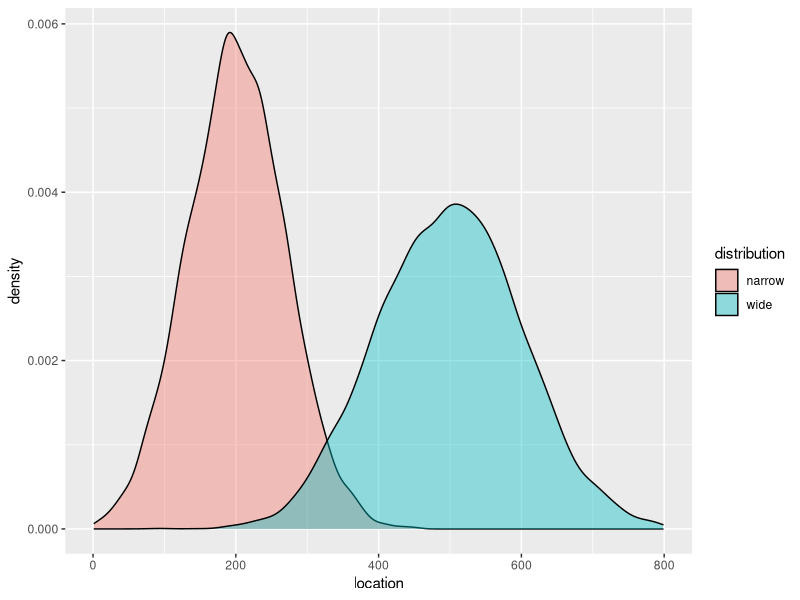
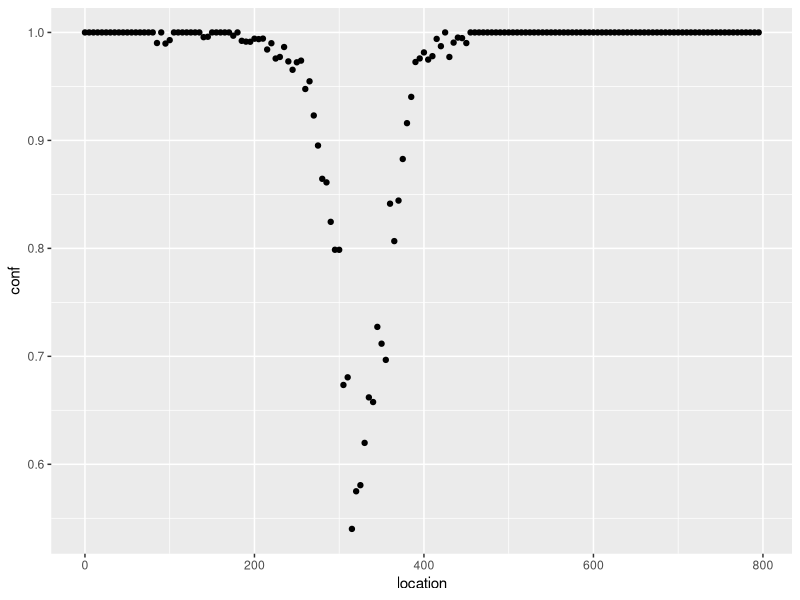
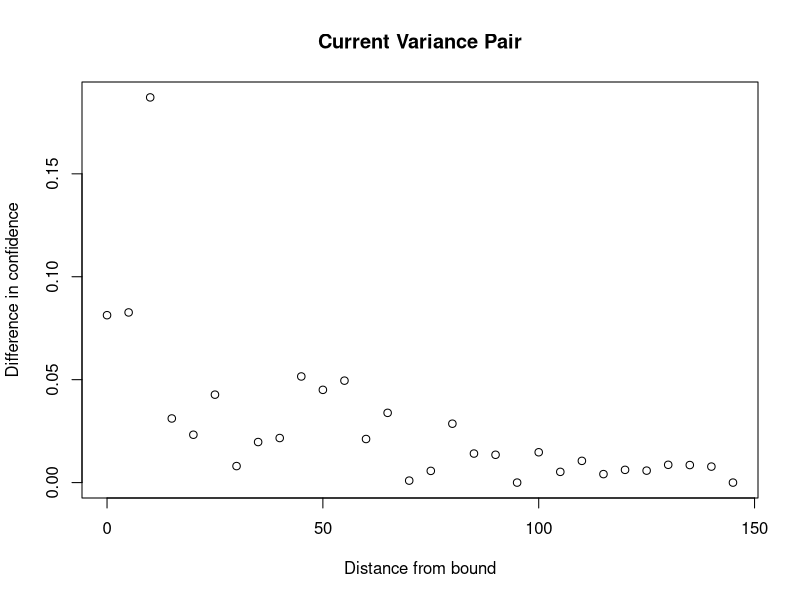
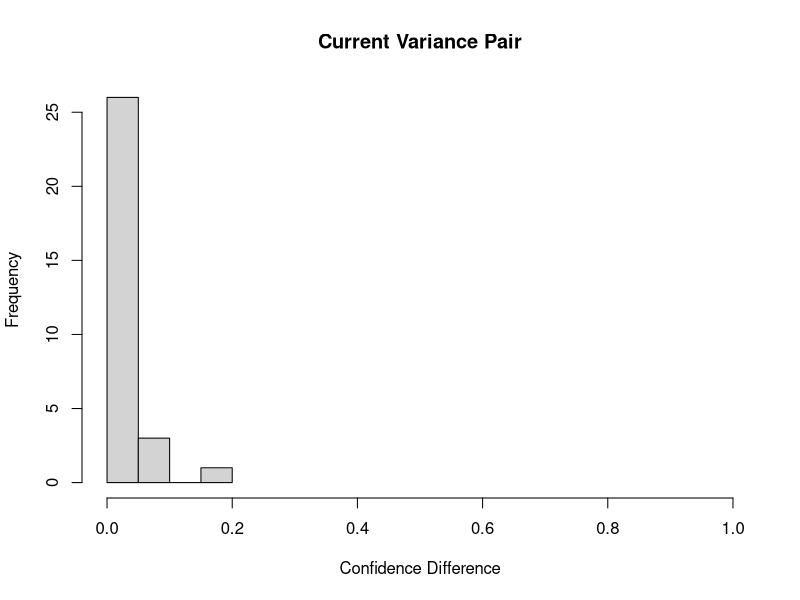

Write R code to recreate these figures, in order. (Note: this script raises an error after producing the figures.)
#Category Confidence - simulations
#looking to find values of variance that maximise differences in confidence
#area of interest - between the means [200-500]

#load in packages
library(RColorBrewer)
library(ggplot2)
library(dplyr)
library(stringr)

####################################################
#start with just 1 estimated simulation
#use the values that were run in the experiment itself 70 and 100 sd
set.seed(1234)

#simulate distribution 1
narrow_mean <- 200
narrow_sd <- 70 
#simulate distribution 2
wide_mean <- 500
wide_sd <- 100 

#for n trials
n_trials <- 10000

#pick a distribution randomly
df <- data.frame(
  distribution=factor(rep(c("narrow", "wide"), each=n_trials)),
  location=round(c(rnorm(n_trials, mean=narrow_mean, sd=narrow_sd),
                   rnorm(n_trials, mean=wide_mean, sd=wide_sd)))
)

#resample out of range values ~~~~~~~~ DO THIS 
df <- subset(df, location<801 & location>0) #this just splices the distributions

#plot the distributions
a <- ggplot(data=df, aes(location)) +
  geom_density(aes(fill = distribution), alpha = 0.4)
a

#find the likelihood of each distribution at each location (5 pixel blocks of location)
#set these blocks around the midline of these 
f <- function(x) dnorm(x, m=narrow_mean, sd=narrow_sd)  - dnorm(x, m=wide_mean, sd=wide_sd)
midline <- uniroot(f, interval=c(narrow_mean, wide_mean))
midline <- round(midline$root)

locations <- seq.int(0, 795, 5)
likelihood <- matrix(data = 0, nrow = (length(locations)), ncol = 5) 
for (val in locations){
  val5 <- val +5
  ofInterest <- subset(df, location>val-1 & location<val5+1)
  ofInterestNarrow <- subset(df, location>val-1 & location<val5+1 & distribution == "narrow")
  totalLength <- length(ofInterest$location)
  lengthNarrow <- length(ofInterestNarrow$location)
  likelihood[((val+5)/5),1] <- signif(lengthNarrow/totalLength, digits = 5) #narrow
  likelihood[((val+5)/5),2] <- signif(1 - lengthNarrow/totalLength, digits = 5) #wide
}
likelihood[is.nan(likelihood)] <- 0 #replace any NaN value with 0 for computation

#make choice based on likelihood at that point 
locationBin <- c(1:160)

for (i in locationBin){
  if(likelihood[i,1]>likelihood[i,2]){
    likelihood[i,3] <- "narrow"
  }else if (likelihood[i,1]==likelihood[i,2]){
    if (i < 80){
      likelihood[i,3] <- "narrow"
    } else{
      likelihood[i,3] <- "wide"
    }
  }else{
    likelihood[i,3] <- "wide"
  }
  #make confidence report equal to the choice likelihood at that location
  if (likelihood[i,3] == "narrow"){
    likelihood[i,4] <- likelihood[i,1]#set confidence
  }else{
    likelihood[i,4] <- likelihood[i,2]#set confidence
  }
}

#look at difference in confidence between means of each distribution
likelihood[,5] <-seq.int(0, 795, 5) #set location bin value

dataframe <- as.data.frame(likelihood)
dataframe <- dataframe %>% 
  rename(
    narrowLikeli = V1,
    wideLikeli = V2,
    choice = V3,
    confidence = V4,
    location = V5
  )
dataframe$confidence <- signif(as.numeric(dataframe$confidence), digits = 6)
dataframe$location <- as.numeric(dataframe$location)
dataframe$conf <- dataframe$confidence / (as.numeric(dataframe$narrowLikeli) + as.numeric(dataframe$wideLikeli))
ggplot(data = dataframe, mapping = aes(location, conf))+ geom_point()

#find the difference in confidence reports between distributions at each step from the decision bound
midData <- subset(dataframe, location < 600 & location > 100) #pull out central values of interest
midBin <- which.min(abs(midData$location-midline)) #find the clostest 5pix bin to the midline
distance <- c(1:30)
confDiffsCurrent <- matrix(data = NA, nrow = length(distance), ncol = 1)
for(val in distance){
  narrowSide <-  subset(dataframe, location == (midData$location[midBin] - (val*5)))
  narrowConf <- narrowSide$confidence /(as.numeric(narrowSide$narrowLikeli) + as.numeric(narrowSide$wideLikeli))
  
  wideSide <- subset(dataframe, location == (midData$location[midBin] + ((val)*5)))
  wideConf <- wideSide$confidence /(as.numeric(wideSide$narrowLikeli) + as.numeric(wideSide$wideLikeli))
  
  confDiffsCurrent[val,1] <- abs(narrowConf- wideConf)
}

#visualise these differences
x <- confDiffsCurrent[,1]
y <- seq.int(0,145,5)

plot(y,x, xlab = "Distance from bound", ylab = "Difference in confidence", main = "Current Variance Pair") #going from midline to means (the differences drop off heading to the means)

# Plot histogram of x
hist(x,
     main = "Current Variance Pair",
     xlab = "Confidence Difference",
     xlim = c(0, 1))

###################################
#Now loop through many variance options and see which one is most different for the distributions 
#keeping sds within 0-800, so 2sd from the mean should still be inside the margins
narrow_sd <- seq.int(10, 80, 10) #narrow sd from 10-80
wide_sd <- seq.int(80, 150, 10) # wide sd from 50-120
variances <- c(1:64)
locations <- c(1:800)
distance <- c(1:30)
n_trials <- 10000

confidence <- matrix(data = 0, nrow = (length(locations)), ncol = length(narrow_sd)*length(wide_sd)) 
midline <- matrix(data = 0, nrow = 1, ncol = length(narrow_sd)*length(wide_sd))
confDiffs <- matrix(data = 0, nrow = length(distance), ncol = length(variances))

for(k in narrow_sd){
  for(j in wide_sd){
    #pick the distributions randomly
    set.seed(1234)
    df <- data.frame(
      distribution=factor(rep(c("narrow", "wide"), each=n_trials)),
      location=round(c(rnorm(n_trials, mean=narrow_mean, sd=k),
                       rnorm(n_trials, mean=wide_mean, sd=j)))
    )
    df <- subset(df, location<801 & location>0) #this just splices the distributions within screen frame
    
    index1 <- which(narrow_sd == k)
    index2 <- which(wide_sd == j)
    index <- ((8*index1)-8) + index2
    
    #find the midline location point of the distribution
    f <- function(x) dnorm(x, m=narrow_mean, sd=k)  - dnorm(x, m=wide_mean, sd=j)
    mid <- uniroot(f, interval=c(narrow_mean, wide_mean))
    midline[,index] <- round(mid$root)
    
    #find the likelihood of each distribution at each location (try every step)
    likelihood <-matrix(data = 0, nrow = (length(locations)), ncol = 5)
    for (val in locations){
      ofInterest <- subset(df, location>val-1 & location<val+1)
      ofInterestNarrow <- subset(df, location>val-1 & location<val+1 & distribution == "narrow")
      totalLength <- length(ofInterest$location)
      lengthNarrow <- length(ofInterestNarrow$location)
      likelihood[val,1] <- signif(lengthNarrow/totalLength, digits = 5) #narrow
      likelihood[val,2] <- signif(1 - lengthNarrow/totalLength, digits = 5) #wide
    }
    #replace any NaN value with 0 for computation
    likelihood[is.nan(likelihood)] <- 0
    
    #make choice based on likelihood at that point
    for (i in locations){
      if(likelihood[i,1]>likelihood[i,2]){
        likelihood[i,3] <- "narrow"
      }else if (likelihood[i,1]==likelihood[i,2]){
        if (i < 80){
          likelihood[i,3] <- "narrow"
        } else{
          likelihood[i,3] <- "wide"
        }
      }else{
        likelihood[i,3] <- "wide"
      }
      #make confidence report equal to the likelihood at that location
      if (likelihood[i,3] == "narrow"){
        likelihood[i,4] <- likelihood[i,1]#set confidence
      }else{
        likelihood[i,4] <- likelihood[i,2]#set confidence
      }
    }
    
    #look at difference in confidence between means of each distribution
    likelihood[,5] <- locations #set location bin value
    
    dataframe <- as.data.frame(likelihood)
    dataframe <- dataframe %>%
      rename(
        narrowLikeli = V1,
        wideLikeli = V2,
        choice = V3,
        confidence = V4,
        location = V5
      )
    dataframe$confidence <- signif(as.numeric(dataframe$confidence), digits = 6)
    dataframe$location <- as.numeric(dataframe$location)
    confidence[,index] <- dataframe$confidence
    
    #find the difference in confidence reports between distributions at each step from the decision bound
    for(dist in distance){
      narrowSide <-  subset(dataframe, location == (midline[,index] - (dist*5)))
      narrowConf <- narrowSide$confidence /(as.numeric(dataframe$narrowLikeli) + as.numeric(narrowSide$wideLikeli))
      
      wideSide <- subset(dataframe, location == (midline[,index] + ((dist)*5)))
      wideConf <- wideSide$confidence /(as.numeric(wideSide$narrowLikeli) + as.numeric(wideSide$wideLikeli))
      
      confDiffs[dist,index] <- abs(narrowConf- wideConf)
    }
  }
}


#visualise these differences
for (i in variances) {
  x <- confDiffs[,i]
  y <- seq.int(0,145,5)
  plot(y,x, xlab = "Distance from bound", ylab = "Difference in confidence", main = paste("Variance Pair", i), ylim =c(0, .5)) 
  #going from midline to means (the differences drop off heading to the means)
}
#visual inspection shows some pairs of variances values are obviously poor, as extremes 0-1 with no varation 
#(so either the same or completely opposite confidence reports i.e. no overlap of distributions)


#identify the columns with range of 0-1 in confidence differences (extremes with no intermediate variations)
confVals <- matrix(data = NA, nrow = length(distance), ncol = length(variances))
confDiffs[is.na(confDiffs)] <- 0
for (i in variances){
  x <- confDiffs[,i]
  if (sum(range(x)) != 1){
    confVals[,i] <- x
}
}

#remove columns of NA
not_all_na <- function(x) any(!is.na(x))
confVals <- as.data.frame(confVals)
confVals <- confVals %>% select(where(not_all_na))

confVals <- as.matrix(confVals)

#find the column with the highest median diff in conf values (mean gives same answer)
medians <- c(1:(length(confVals[1,])-1))
confMed <- matrix(data = NA, nrow = 1, ncol = length(medians))
for (i in medians) {
  x <- confVals[,i]
  confMed[i] <- median(x)
}
index <- which.max(confMed)#use this index to trace back
colName <-colnames(confVals)[index]
colName <- as.numeric(sub('.', '', colName)) #this is the numeric index for the variance pair we need to recreate

narrowIndex <- round(colName/length(narrow_sd))
narrowVariance <- narrow_sd[narrowIndex]
wideIndex <- length(wide_sd)*(((colName/length(narrow_sd)) -(narrowIndex)+1))
wideVariance <- wide_sd[wideIndex]

optimalVariance <- c(narrowVariance, wideVariance)
print(optimalVariance)
#if take median optimals are at (70,100) - if take median (80,110)
####################################################
#simulate with that set of values - see what the optimal really looks like
#distributions means and spreads must exist between 0-800 units
set.seed(1234)

#simulate distributions
narrow_sd <- optimalVariance[1] 
wide_sd <- optimalVariance[2] 

#pick from distribution randomly
df <- data.frame(
  distribution=factor(rep(c("narrow", "wide"), each=n_trials)),
  location=round(c(rnorm(n_trials, mean=narrow_mean, sd=narrow_sd),
                   rnorm(n_trials, mean=wide_mean, sd=wide_sd)))
)

#resample out of range values ~~~~~~~~ DO THIS 
df <- subset(df, location<801 & location>0) #this just splices the distributions

#plot the distributions
a <- ggplot(data=df, aes(location)) +
  geom_density(aes(fill = distribution), alpha = 0.4)
a

#find the likelihood of each distribution at each location (5 pixel blocks of location)
locations <- seq.int(0, 795, 5)
likelihood <- matrix(data = 0, nrow = (length(locations)), ncol = 5) 
for (val in locations){
  val5 <- val +5
  ofInterest <- subset(df, location>val-1 & location<val5+1)
  ofInterestNarrow <- subset(df, location>val-1 & location<val5+1 & distribution == "narrow")
  totalLength <- length(ofInterest$location)
  lengthNarrow <- length(ofInterestNarrow$location)
  likelihood[((val+5)/5),1] <- signif(lengthNarrow/totalLength, digits = 5) #narrow
  likelihood[((val+5)/5),2] <- signif(1 - lengthNarrow/totalLength, digits = 5) #wide
}

#replace any NaN value with 0 for computation
likelihood[is.nan(likelihood)] <- 0

#make choice based on likelihood at that point 
locationBin <- c(1:160)

for (i in locationBin){
  if(likelihood[i,1]>likelihood[i,2]){
    likelihood[i,3] <- "narrow"
  }else if (likelihood[i,1]==likelihood[i,2]){
    if (i < 80){
      likelihood[i,3] <- "narrow"
    } else{
      likelihood[i,3] <- "wide"
    }
  }else{
    likelihood[i,3] <- "wide"
  }
  #make confidence report equal to the likelihood at that location
  if (likelihood[i,3] == "narrow"){
    likelihood[i,4] <- likelihood[i,1]#set confidence
  }else{
    likelihood[i,4] <- likelihood[i,2]#set confidence
  }
}

#look at difference in confidence between means of each distribution
likelihood[,5] <-seq.int(0, 795, 5) #set location bin value

dataframe <- as.data.frame(likelihood)
dataframe <- dataframe %>% 
  rename(
    narrowLikeli = V1,
    wideLikeli = V2,
    choice = V3,
    confidence = V4,
    location = V5
  )
dataframe$confidence <- signif(as.numeric(dataframe$confidence), digits = 6)
dataframe$location <- as.numeric(dataframe$location)

dataFrame <- subset(dataframe, location<500 & location>195)
ggplot(data = dataFrame, mapping = aes(location, confidence),)+ 
  geom_point()

#find the difference in confidence reports between distributions at each step from the decision bound
midData <- subset(dataframe, location < 550 & location > 150)
midlineIndex <- which.min(midData$confidence)
midline<- midData$location[midlineIndex]

distance <- c(1:30)
confDiffsOptimal <- matrix(data = NA, nrow = length(distance), ncol = 1)
for(val in distance){
  narrowSide <-  subset(dataFrame, location == (midData$location[midline] - (val*5)))
  narrowConf <- narrowSide$confidence /(as.numeric(narrowSide$narrowLikeli) + as.numeric(narrowSide$wideLikeli))
  
  wideSide <- subset(dataFrame, location == (midData$location[midline] + ((val)*5)))
  wideConf <- wideSide$confidence /(as.numeric(wideSide$narrowLikeli) + as.numeric(wideSide$wideLikeli))
  
  confDiffsCurrent[val,1] <- abs(narrowConf- wideConf)
}

#visualise these differences
  x <- confDiffsOptimal[,1]
  y <- seq.int(0,145,5)
  plot(y,x, xlab = "Distance from bound", ylab = "Difference in confidence", main = "Optimal Pair") #going from midline to means (the differences drop off heading to the means)
  # Plot histogram of x
  hist(x,
       main = "Optimal Pair",
       xlab = "Confidence Difference",
       xlim = c(0, 1))

    
################################################################
#thinking about sampling: bins of 10 either side of this midline (320)

#starting inside the means - where we will take 90% of trials from
data <- subset(dataframe, location < 505 & location > 195)
head(data)  
#pick out the 10pixel bin slots from this
data <- subset(data, (location/10)%%1 == 0)

#have the likelihoods at each bin point of each distribution type
#use these to generate trials according to those probabilities at each point. 
k_trials <- c(1:10) #10 trial per bin location
locations <- c(1:length(data$location)) 
sim_trials <- matrix(data = 0, nrow = length(k_trials), ncol = length(data$location))


for (i in locations){
  for (j in k_trials){
    flip <- runif(1,0,1) #generate a random likelihood
    if(flip < data$confidence[i]){
      sim_trials[j,i] <- data$choice[i]
    } else {
      if (data$choice[i] == "narrow"){
        sim_trials[j,i] <- "wide"
      } else {
        sim_trials[j,i] <- "narrow"
      }
    }
  }
}

narrow_count <- sum(str_count(sim_trials, pattern = "narrow")) #138
wide_count <- sum(str_count(sim_trials, pattern = "wide")) #172
total_count <- length(str_count(sim_trials, pattern = "narrow")) #310

narrow_prop <- narrow_count/total_count  #~45% 
wide_prop <- wide_count/total_count  #~55%
#between the means it is ~5% more likely to be from the wide distribution than the narrow. 
#if we take this to be 90% of the overall trial then - we have:
#310 trials already simulated (90%) - 34.4 trial left (34 for even number)

narrow_inner <- .9*narrow_prop
wide_inner <- .9*wide_prop
#~40.5% of total as narrow and ~49.5% of total as wide. 
 
narrow_remain <- .5-narrow_inner 
wide_remain <- .5-wide_inner
#34 trials left of which 9.5% of 334 should be narrow. (32 and 2, 172, 174) aka 34 narrow and 0 wide 
#leaves us with 172 wide and 172 narrow


#what if 400 trials total? 310 already sampled, 90 left.
#.775 of trials sampled
narrow_inner <- .775*narrow_prop
wide_inner <- .775*wide_prop
narrow_remain <- .5-narrow_inner #15.5% of 400 trials to reach balance  = 62 narrow + 128 = 200
wide_remain <- .5-wide_inner #7% of 400 trials to reach balance = 28 wide narrow + 172 = 200




  
  